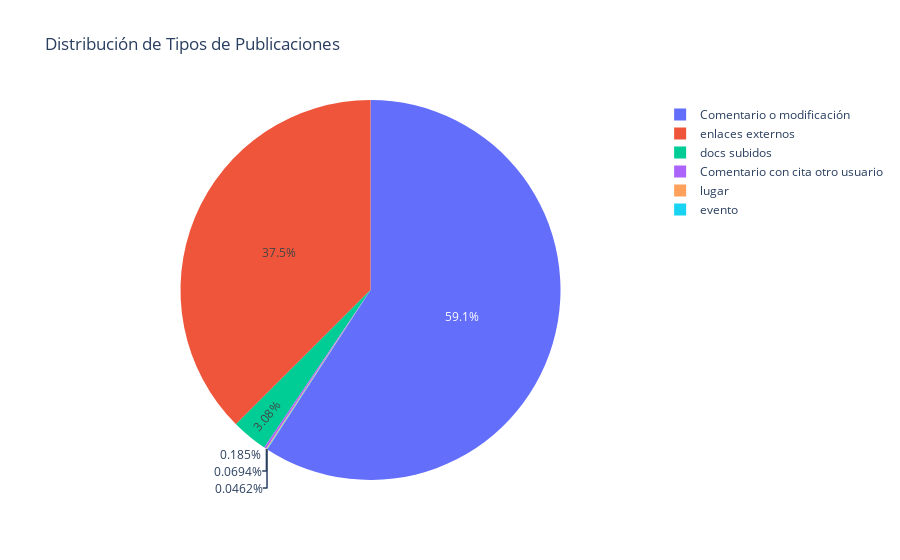

The cell this chart's notebook holds for it:
### Code cell
import plotly.express as px

# Asumiendo que tienes una columna 'tipo' en df_publicaciones que clasifica cada publicación
fig = px.pie(df_publicaciones, names='tipo', title='Distribución de Tipos de Publicaciones')

fig.show()

### Figure 1 — Plotly figure (JSON) as saved in the notebook; plotly's stock layout.template omitted (floating-point values rounded to 4 significant figures; data arrays with more than 128 entries replaced by an {"elided": "..."} marker saying what was removed)
{"data": [{"domain": {"x": [0, 1], "y": [0, 1]}, "hovertemplate": "tipo=%{label}<extra></extra>", "labels": {"elided": "4325 str values"}, "legendgroup": "", "name": "", "showlegend": true, "type": "pie"}], "layout": {"legend": {"tracegroupgap": 0}, "title": {"text": "Distribución de Tipos de Publicaciones"}}}
